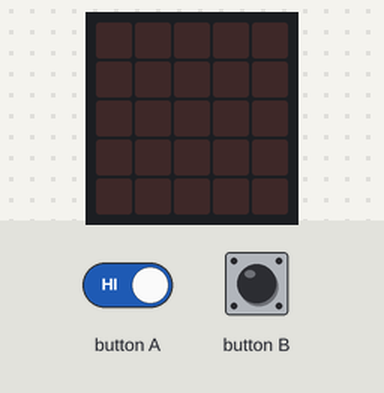
Recording of a program running on a simulated BBC micro:bit (MakeCode). Shown: the board's 5×5 LED display. The inputs (shaded band) are chosen by the test bench.

Above: at 1.2 s.
1.3 s: button B pressed for 1 s
At 3.7 s:
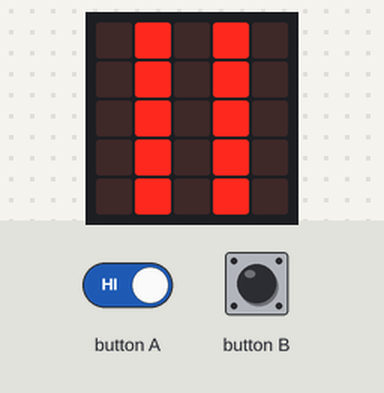
4.0 s: button B pressed for 3.2 s
At 4.2 s:
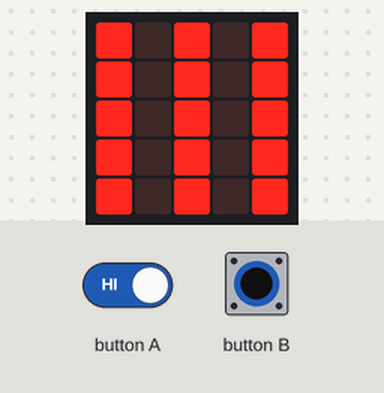
8.7 s: button A driven LOW and button B driven LOW
At 11.6 s:
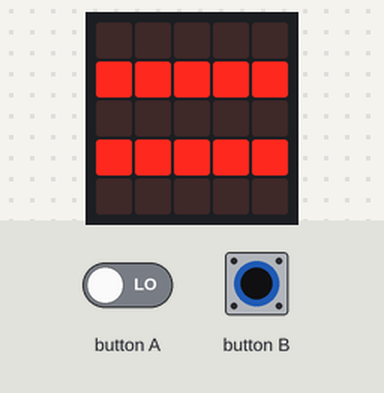
11.7 s: button B released
13.2 s: button B held down
At 14.21 s:
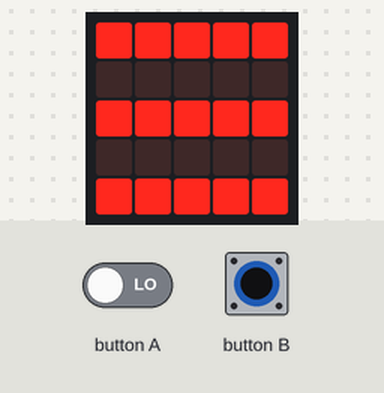
Timing chart, 0 to 16.2 s (numbered marks = the images above; inputs shaded):
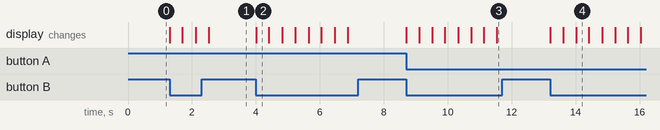

The program:

main.ts
```typescript
basic.forever(function () {
    if (input.buttonIsPressed(Button.B)) {
        basic.showLeds(`
            # . # . #
            # . # . #
            # . # . #
            # . # . #
            # . # . #
            `)
        basic.showLeds(`
            . # . # .
            . # . # .
            . # . # .
            . # . # .
            . # . # .
            `)
        if (input.buttonIsPressed(Button.A)) {
            basic.showLeds(`
                # # # # #
                . . . . .
                # # # # #
                . . . . .
                # # # # #
                `)
            basic.showLeds(`
                . . . . .
                # # # # #
                . . . . .
                # # # # #
                . . . . .
                `)
        }
    }
})
```

test.ts
```typescript
// tests gaan hier; deze zal niet worden gecompileerd wanneer dit pakket wordt gebruikt als extensie.
```

Measured:
- after the input at 1.3 s, the display: first changes at once (image 1 shows a later state)
- after the input at 4.0 s, the display: changes at once (image 2)
- after the input at 8.7 s, the display: first changes at once (image 3 shows a later state)
- after the input at 11.7 s, every drawn part: stays the same
- after the input at 13.2 s, the display: first changes at once (image 4 shows a later state)
- what the display in image 2 shows lasts 0.4 s, from 4.0 s to 4.4 s
